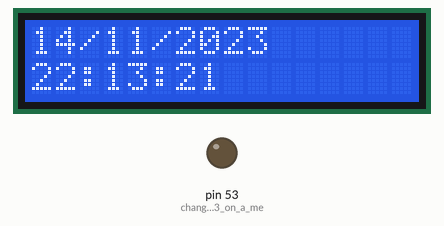
Recording of a sketch running on a simulated Arduino Mega 2560, built with avr-gcc and run on an emulated ATmega2560. Parts: 16×2 character LCD, output pins drawn as LEDs (lit = HIGH). The local clock reads 2024-03-15 10:24:30 at power-on unless the sketch sets it; storage starts empty; what the sketch prints to the serial monitor is not drawn.

Above: at 1.1 s.
At 5.1 s:
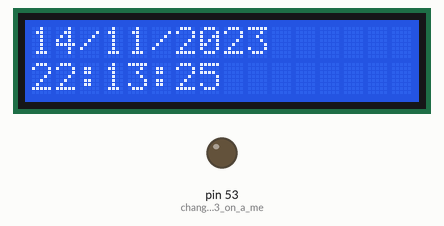
At 10.1 s:
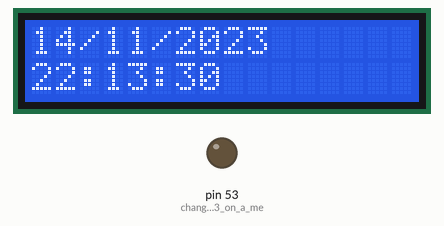
At 20.1 s:
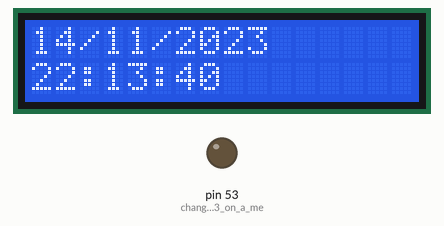
At 29.1 s:
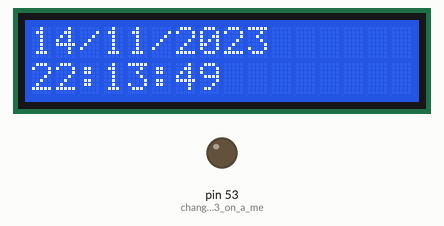
At 39.1 s:
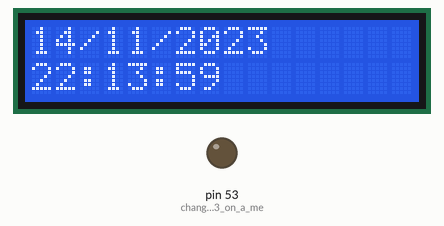

The sketch:

MYTIME-LCD-SD3.ino
```cpp
        // include the LCD library:
	#include <LiquidCrystal.h>
	#include <Wire.h>

        // include the RTC library:
	#include <Time.h>
	#include <DS1307RTC.h>

        // include the SD library:
        #include <SPI.h>
        #include <SD.h>

const char *monthName[12] = {
  "Jan", "Feb", "Mar", "Apr", "May", "Jun",
  "Jul", "Aug", "Sep", "Oct", "Nov", "Dec"
};

tmElements_t tm;
const int chipSelect = 53; // SD CLK
//File myFile;


// set up variables using the SD utility library functions:
Sd2Card card;
SdVolume volume;
SdFile root;


//--------------------------------------------------

LiquidCrystal lcd(7, 6, 5, 8, 3, 2);


void setup() {

	Serial.begin(9600);
	while (!Serial) ; // wait for serial
	delay(200);


        pinMode(53, OUTPUT);     // change this to 53 on a mega SD

        testSD();

        char fname[20] = "initData.txt";

        deleteStamp(fname);
        writeStamp(fname, "03/4/2015/18:15:25");
        readStamp(fname);


        //*

        setNow();


        lcd.begin(16, 2);
        int i;
        for(i=0; i< 100000000; i++){
        RTC.read(tm);

        lcd.setCursor(0, 0);
        //lcd.print("D/M/Y:");
        lcd.print(tm.Day);
        lcd.print("/");
        lcd.print(tm.Month);
        lcd.print("/");
        lcd.print(tmYearToCalendar(tm.Year));

        lcd.setCursor(0, 1);
        //lcd.print("Time:");
        lcd.print(tm.Hour);
        lcd.print(":");
        lcd.print(tm.Minute);
        lcd.print(":");
        lcd.print(tm.Second);
        //lcd.display();
        //lcd.noBlink();

        //delay(100);
        //lcd.noDisplay();
        //lcd.blink();
        //delay(1000);
        }
}

void loop() {
}


bool readTimeNow(){

  if (RTC.read(tm)) {
    Serial.print("Ok, Time = ");
    print2digits(tm.Hour);
    Serial.write(':');
    print2digits(tm.Minute);
    Serial.write(':');
    print2digits(tm.Second);
    Serial.print(", Date (D/M/Y) = ");
    Serial.print(tm.Day);
    Serial.write('/');
    Serial.print(tm.Month);
    Serial.write('/');
    Serial.print(tmYearToCalendar(tm.Year));
    Serial.println();
  } else {
    if (RTC.chipPresent()) {
      Serial.println("The DS1307 is stopped.  Please run the SetTime");
      Serial.println("example to initialize the time and begin running.");
      Serial.println();
    } else {
      Serial.println("DS1307 read error!  Please check the circuitry.");
      Serial.println();
    }
    delay(9000);
  }
  delay(1000);


}


void print2digits(int number) {
  if (number >= 0 && number < 10) {
    Serial.write('0');
  }
  Serial.print(number);

} //
bool setNow(){

 bool parse=false;
  bool config=false;

  // get the date and time the compiler was run
  if (getDate(__DATE__) && getTime(__TIME__)) {
    parse = true;
    // and configure the RTC with this info
    if (RTC.write(tm)) {
      config = true;
    }
  }


  if (parse && config) {
    Serial.print("DS1307 configured Time=");
    Serial.print(__TIME__);
    Serial.print(", Date=");
    Serial.println(__DATE__);
  } else if (parse) {
    Serial.println("DS1307 Communication Error :-{");
    Serial.println("Please check your circuitry");
  } else {
    Serial.print("Could not parse info from the compiler, Time=\"");
    Serial.print(__TIME__);
    Serial.print("\", Date=\"");
    Serial.print(__DATE__);
    Serial.println("\"");
  }

  return true;
 }//


bool getTime(const char *str)
{
  int Hour, Min, Sec;

  if (sscanf(str, "%d:%d:%d", &Hour, &Min, &Sec) != 3) return false;
  tm.Hour = Hour;
  tm.Minute = Min;
  tm.Second = Sec;
  return true;
}

bool getDate(const char *str)
{
  char Month[12];
  int Day, Year;
  uint8_t monthIndex;

  if (sscanf(str, "%s %d %d", Month, &Day, &Year) != 3) return false;
  for (monthIndex = 0; monthIndex < 12; monthIndex++) {
    if (strcmp(Month, monthName[monthIndex]) == 0) break;
  }
  if (monthIndex >= 12) return false;
  tm.Day = Day;
  tm.Month = monthIndex + 1;
  tm.Year = CalendarYrToTm(Year);
  return true;
}

//------ SD CARD FUNCTIONS ---------------

void testSD(){

  Serial.print("\nInitializing SD card...");


  // we'll use the initialization code from the utility libraries
  // since we're just testing if the card is working!
  if (!card.init(SPI_HALF_SPEED, chipSelect)) {
    Serial.println("initialization failed. Things to check:");
    Serial.println("* is a card is inserted?");
    Serial.println("* Is your wiring correct?");
    Serial.println("* did you change the chipSelect pin to match your shield or module?");
    return;
  } else {
    Serial.println("Wiring is correct and a card is present.");
  }

  // print the type of card
  Serial.print("\nCard type: ");
  switch (card.type()) {
    case SD_CARD_TYPE_SD1:
      Serial.println("SD1");
      break;
    case SD_CARD_TYPE_SD2:
      Serial.println("SD2");
      break;
    case SD_CARD_TYPE_SDHC:
      Serial.println("SDHC");
      break;
    default:
      Serial.println("Unknown");
  }

  // Now we will try to open the 'volume'/'partition' - it should be FAT16 or FAT32
  if (!volume.init(card)) {
    Serial.println("Could not find FAT16/FAT32 partition.\nMake sure you've formatted the card");
    return;
  }


  // print the type and size of the first FAT-type volume
  uint32_t volumesize;
  Serial.print("\nVolume type is FAT");
  Serial.println(volume.fatType(), DEC);
  Serial.println();

  volumesize = volume.blocksPerCluster();    // clusters are collections of blocks
  volumesize *= volume.clusterCount();       // we'll have a lot of clusters
  volumesize *= 512;                            // SD card blocks are always 512 bytes
  Serial.print("Volume size (bytes): ");
  Serial.println(volumesize);
  Serial.print("Volume size (Kbytes): ");
  volumesize /= 1024;
  Serial.println(volumesize);
  Serial.print("Volume size (Mbytes): ");
  volumesize /= 1024;
  Serial.println(volumesize);


  Serial.println("\nFiles found on the card (name, date and size in bytes): ");
  root.openRoot(volume);

  // list all files in the card with date and size
  root.ls(LS_R | LS_DATE | LS_SIZE);


}//END


void writeStamp(char filename[20], char str[20]){
  SD.begin(chipSelect);
  // open the file. note that only one file can be open at a time,
  // so you have to close this one before opening another.
  File myFile = SD.open(filename, FILE_WRITE);

  // if the file opened okay, write to it:
  if (myFile) {
    Serial.println("\n(*)writeStamp()");
//  Serial.println("");
    Serial.print("Writing to\t");
    Serial.print(filename);
    Serial.print("\tthe string\t");
    Serial.print(str);

    myFile.println(str);
	// close the file:
    myFile.close();
    Serial.println("\tdone.\n");


  } else {
    // if the file didn't open, print an error:
    Serial.print("error opening\t");
    Serial.print(filename);
    Serial.println();

  }


}


void readStamp(char filename[20]){
 SD.begin(chipSelect);


 // re-open the file for reading:
 File myFile = SD.open(filename);
  if (myFile) {

    Serial.println("\n(*)readStamp()");

    Serial.print("Filename\t");
    Serial.print(filename);
    Serial.print("\t");
    // read from the file until there's nothing else in it:
    while (myFile.available()) {
      Serial.write(myFile.read());
    }

    Serial.print("\n");
    // close the file:
    myFile.close();

  } else {
    // if the file didn't open, print an error:
    Serial.print("error opening\t");
    Serial.println(filename);
    Serial.println();
  }

}


void deleteStamp(char filename[20]){
  //File myFile = SD.open(filename);
  SD.begin(chipSelect);
  File myFile = SD.open(filename);


    Serial.println("\n(*)deleteStamp()");

    Serial.print("Filename\t");
    Serial.print(filename);

  if(SD.exists(filename))
    {
        SD.remove(filename);
        Serial.print("\tfile removed\t");
        Serial.println(filename);
    }
    else
    {
        Serial.print("\tno file remove\t");
        Serial.println(filename);
    }


}//
```

Measured:
- what the display in image 0 shows lasts 1.0 s, from 1.0 s to 2.0 s
